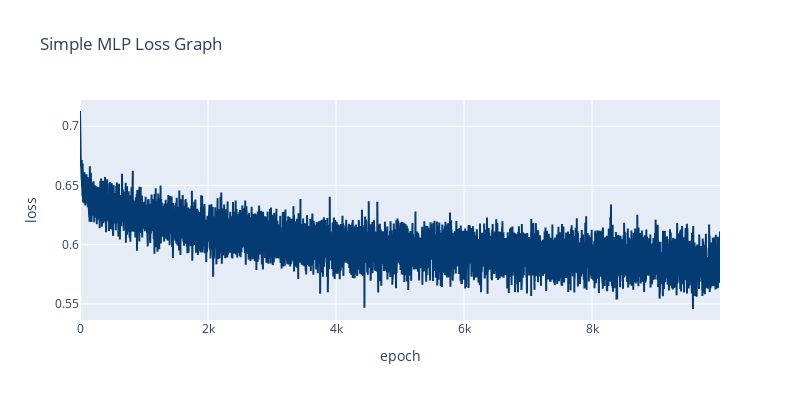

This figure's notebook cell:
### Code cell
fig = go.Figure()
fig.add_trace(go.Scatter(y=tl_process, mode='lines', name='train loss', line_color='rgb(4, 59, 114)'))

fig.update_layout(width=800, height=400, title="Simple MLP Loss Graph", yaxis_title="loss", xaxis_title="epoch",)
fig.show()

### Figure 1 — Plotly figure (JSON) as saved in the notebook; plotly's stock layout.template omitted (floating-point values rounded to 4 significant figures; data arrays with more than 128 entries replaced by an {"elided": "..."} marker saying what was removed)
{"data": [{"line": {"color": "rgb(4, 59, 114)"}, "mode": "lines", "name": "train loss", "type": "scatter", "y": {"elided": "10000 float values"}}], "layout": {"height": 400, "title": {"text": "Simple MLP Loss Graph"}, "width": 800, "xaxis": {"title": {"text": "epoch"}}, "yaxis": {"title": {"text": "loss"}}}}
